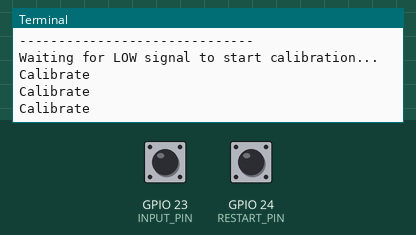
Simulated run of this program. Board: Raspberry Pi (BCM pin numbers). On the bench: the last lines printed to the terminal. Inputs (shaded band) come from the test bench; at power-on: GPIO 23 (INPUT_PIN) LOW, GPIO 24 (RESTART_PIN) LOW.

Above: at 1.2 s.
1.3 s: GPIO 23 (INPUT_PIN) pulled HIGH for 0.6 s
At 1.66 s:
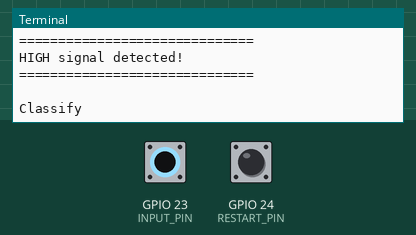
3.4 s: GPIO 24 (RESTART_PIN) pulled HIGH for 0.6 s
At 3.9 s:
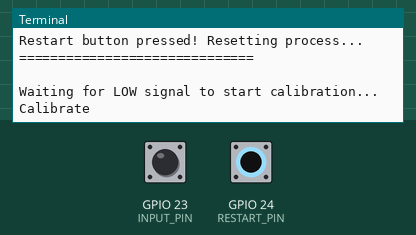

Measured:
- after the input at 1.3 s, the terminal: prints a new line after 0.20 s (image 1)
- after the input at 3.4 s, the terminal: prints a new line after 0.11 s (image 2)

The program:

ultratest.py
```python
import RPi.GPIO as GPIO
import time
import sys

# Define GPIO pins using BCM numbering
INPUT_PIN = 23      # This is physical pin 16
RESTART_PIN = 24    # This is physical pin 18

def setup_gpio():
    """Sets up the GPIO pins."""
    # Use Broadcom (BCM) GPIO numbering
    GPIO.setmode(GPIO.BCM)
    # Suppress warnings about channels being in use
    GPIO.setwarnings(False)

    # Set up INPUT_PIN as an input with a pull-down resistor.
    # The pull-down resistor ensures the pin reads LOW (0) by default
    # when nothing is connected to it.
    GPIO.setup(INPUT_PIN, GPIO.IN, pull_up_down=GPIO.PUD_DOWN)

    # Set up RESTART_PIN as an input with a pull-down resistor.
    GPIO.setup(RESTART_PIN, GPIO.IN, pull_up_down=GPIO.PUD_DOWN)
    print("GPIO pins have been configured.")
    print(f"Monitoring GPIO {INPUT_PIN} (Pin 16) for input.")
    print(f"Press the button on GPIO {RESTART_PIN} (Pin 18) to restart.")
    print("-" * 30)

def main_loop():
    """The main logic loop for the program."""
    while True:
        # --- Calibration State ---
        print("Waiting for LOW signal to start calibration...")
        # This inner loop handles the "Calibrate" phase.
        # It will continue as long as the input pin is LOW.
        while GPIO.input(INPUT_PIN) == GPIO.LOW:
            print("Calibrate")
            time.sleep(0.5)

        # If the code reaches here, it means the input pin went HIGH.
        print("\n" + "=" * 30)
        print("HIGH signal detected!")
        print("=" * 30 + "\n")

        # --- Classification State ---
        # This loop handles the "Classify" phase.
        # It will continue as long as the restart button is NOT pressed.
        while GPIO.input(RESTART_PIN) == GPIO.LOW:
            print("Classify")
            # We can sleep for a shorter time here just to prevent the
            # console from being flooded too quickly.
            time.sleep(0.2)

        # If the code reaches here, the restart button was pressed.
        print("\n" + "=" * 30)
        print("Restart button pressed! Resetting process...")
        print("=" * 30 + "\n")
        # The main 'while True' loop will now restart the process from the top.


if __name__ == '__main__':
    try:
        setup_gpio()
        main_loop()
    except KeyboardInterrupt:
        # This block runs when the user presses CTRL+C
        print("\nExiting program. Cleaning up GPIO pins.")
    except Exception as e:
        # This will catch other potential errors
        print(f"An error occurred: {e}")
    finally:
        # This ensures that GPIO.cleanup() is called no matter how the
        # script exits, resetting the state of the GPIO pins.
        GPIO.cleanup()
        print("GPIO cleanup complete. Program terminated.")
        sys.exit(0)
```
